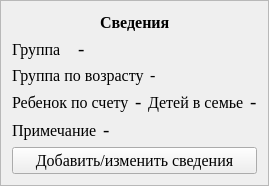
        <widget class="QFrame" name="frame_6">
         <property name="frameShape">
          <enum>QFrame::StyledPanel</enum>
         </property>
         <property name="frameShadow">
          <enum>QFrame::Raised</enum>
         </property>
         <layout class="QVBoxLayout" name="verticalLayout_7">
          <item>
           <layout class="QHBoxLayout" name="horizontalLayout_9">
            <item>
             <spacer name="horizontalSpacer_11">
              <property name="orientation">
               <enum>Qt::Horizontal</enum>
              </property>
              <property name="sizeHint" stdset="0">
               <size>
                <width>40</width>
                <height>20</height>
               </size>
              </property>
             </spacer>
            </item>
            <item>
             <widget class="QLabel" name="label_10">
              <property name="font">
               <font>
                <family>Times New Roman</family>
                <pointsize>12</pointsize>
                <bold>true</bold>
               </font>
              </property>
              <property name="text">
               <string>Сведения</string>
              </property>
             </widget>
            </item>
            <item>
             <spacer name="horizontalSpacer_12">
              <property name="orientation">
               <enum>Qt::Horizontal</enum>
              </property>
              <property name="sizeHint" stdset="0">
               <size>
                <width>40</width>
                <height>20</height>
               </size>
              </property>
             </spacer>
            </item>
           </layout>
          </item>
          <item>
           <layout class="QHBoxLayout" name="horizontalLayout_5" stretch="1,3">
            <item>
             <widget class="QLabel" name="label_11">
              <property name="font">
               <font>
                <family>Times New Roman</family>
                <pointsize>12</pointsize>
                <bold>false</bold>
               </font>
              </property>
              <property name="text">
               <string>Группа</string>
              </property>
             </widget>
            </item>
            <item>
             <widget class="QLabel" name="label_ChildTeamName">
              <property name="font">
               <font>
                <family>Times New Roman</family>
                <pointsize>14</pointsize>
                <bold>false</bold>
               </font>
              </property>
              <property name="text">
               <string>-</string>
              </property>
             </widget>
            </item>
           </layout>
          </item>
          <item>
           <layout class="QHBoxLayout" name="horizontalLayout_10" stretch="1,3">
            <item>
             <widget class="QLabel" name="label_12">
              <property name="font">
               <font>
                <family>Times New Roman</family>
                <pointsize>12</pointsize>
                <bold>false</bold>
               </font>
              </property>
              <property name="text">
               <string>Группа по возрасту</string>
              </property>
             </widget>
            </item>
            <item>
             <widget class="QLabel" name="label_GroupAgeName">
              <property name="font">
               <font>
                <family>Times New Roman</family>
                <pointsize>12</pointsize>
                <bold>false</bold>
               </font>
              </property>
              <property name="text">
               <string>-</string>
              </property>
             </widget>
            </item>
           </layout>
          </item>
          <item>
           <layout class="QHBoxLayout" name="horizontalLayout_19">
            <item>
             <widget class="QLabel" name="label_14">
              <property name="font">
               <font>
                <family>Times New Roman</family>
                <pointsize>12</pointsize>
                <bold>false</bold>
               </font>
              </property>
              <property name="text">
               <string>Ребенок по счету</string>
              </property>
             </widget>
            </item>
            <item>
             <widget class="QLabel" name="label_ChildNumberInFamily">
              <property name="font">
               <font>
                <family>Times New Roman</family>
                <pointsize>14</pointsize>
                <bold>false</bold>
               </font>
              </property>
              <property name="text">
               <string>-</string>
              </property>
             </widget>
            </item>
            <item>
             <widget class="QLabel" name="label_19">
              <property name="font">
               <font>
                <family>Times New Roman</family>
                <pointsize>12</pointsize>
                <bold>false</bold>
               </font>
              </property>
              <property name="text">
               <string>Детей в семье</string>
              </property>
             </widget>
            </item>
            <item>
             <widget class="QLabel" name="label_NumberOfChildren">
              <property name="font">
               <font>
                <family>Times New Roman</family>
                <pointsize>14</pointsize>
                <bold>false</bold>
               </font>
              </property>
              <property name="text">
               <string>-</string>
              </property>
             </widget>
            </item>
           </layout>
          </item>
          <item>
           <layout class="QHBoxLayout" name="horizontalLayout_21" stretch="1,3">
            <item>
             <widget class="QLabel" name="label_22">
              <property name="font">
               <font>
                <family>Times New Roman</family>
                <pointsize>12</pointsize>
                <bold>false</bold>
               </font>
              </property>
              <property name="text">
               <string>Примечание</string>
              </property>
             </widget>
            </item>
            <item>
             <widget class="QLabel" name="label_ChildRemarks">
              <property name="font">
               <font>
                <family>Times New Roman</family>
                <pointsize>14</pointsize>
                <bold>false</bold>
               </font>
              </property>
              <property name="text">
               <string>-</string>
              </property>
             </widget>
            </item>
           </layout>
          </item>
          <item>
           <widget class="QPushButton" name="pushButton_AddUpdateChildDatas">
            <property name="font">
             <font>
              <family>Times New Roman</family>
              <pointsize>12</pointsize>
              <bold>false</bold>
             </font>
            </property>
            <property name="text">
             <string>Добавить/изменить сведения</string>
            </property>
           </widget>
          </item>
         </layout>
        </widget>
